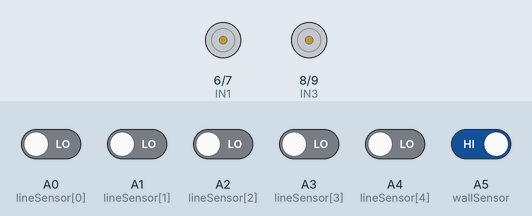
A sketch run on a simulated Arduino Uno, built with avr-gcc and run on an emulated ATmega328P. Parts: motor-driver pin pairs drawn as motors (green arrow = first pin HIGH = forward, orange = second pin HIGH = backward, longer = more drive, scaled by the enable pin). The test bench sets the inputs (shaded band); at power-on: A5 (wallSensor) HIGH, A0 (lineSensor[0]), A1 (lineSensor[1]), A2 (lineSensor[2]), A3 (lineSensor[3]), A4 (lineSensor[4]) LOW.

Above: at 1.2 s.
1.3 s: A0 (lineSensor[0]) driven HIGH
At 2.3 s:
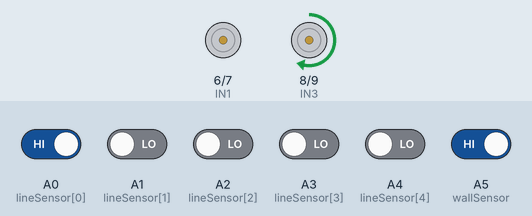
2.8 s: A2 (lineSensor[2]) driven HIGH
At 3.7 s:
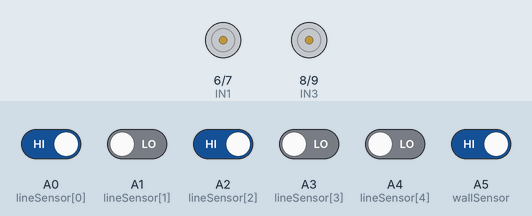
4.3 s: A0 (lineSensor[0]) driven LOW
At 5.0 s:
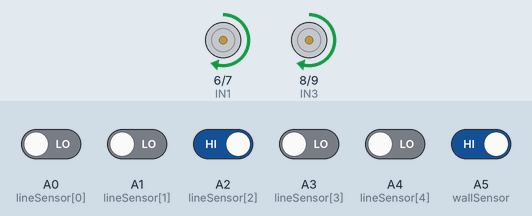
5.8 s: A1 (lineSensor[1]) driven HIGH
At 6.3 s:
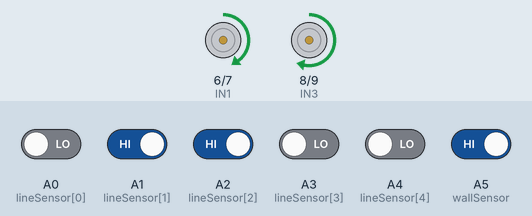
7.3 s: A3 (lineSensor[3]) driven HIGH
At 8.1 s:
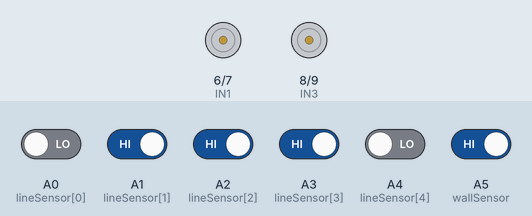
8.8 s: A1 (lineSensor[1]) driven LOW
At 9.4 s:
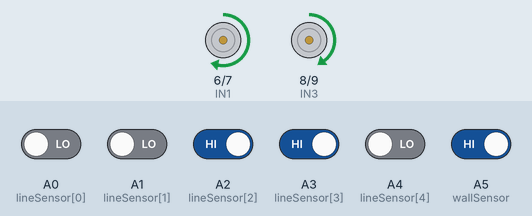
Timing chart, 0 to 11.3 s (numbered marks = the images above; inputs shaded):
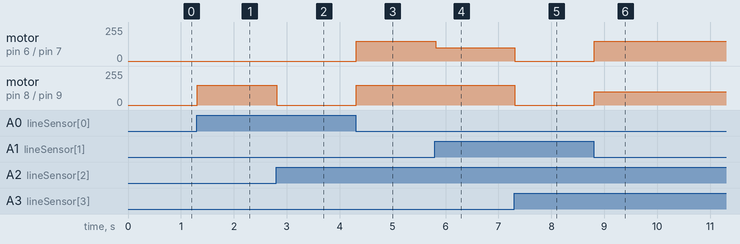

The sketch:

xe_do_line.ino
```cpp
// Khai báo chân motor
const int ENA = 5;
const int IN1 = 6;
const int IN2 = 7;
const int ENB = 10;
const int IN3 = 8;
const int IN4 = 9;

// 5 cảm biến line
const int lineSensor[5] = {A0, A1, A2, A3, A4};

// Cảm biến tường (LM393)
const int wallSensor = A5;

// Biến lưu giá trị cảm biến
int sensorValues[5];

void setup() {
  // Motor
  pinMode(ENA, OUTPUT);
  pinMode(IN1, OUTPUT);
  pinMode(IN2, OUTPUT);
  pinMode(ENB, OUTPUT);
  pinMode(IN3, OUTPUT);
  pinMode(IN4, OUTPUT);

  // Cảm biến line
  for (int i = 0; i < 5; i++) {
    pinMode(lineSensor[i], INPUT);
  }

  // Cảm biến tường
  pinMode(wallSensor, INPUT);

  Serial.begin(9600);
}

void loop() {
  // Đọc cảm biến line
  for (int i = 0; i < 5; i++) {
    sensorValues[i] = digitalRead(lineSensor[i]);
  }

  // Ghép bit thành pattern
  int pattern = 0;
  for (int i = 0; i < 5; i++) {
    pattern |= (sensorValues[i] << (4 - i));
  }

  // Xử lý theo pattern
  switch (pattern) {
    case 0b00100: forward(); break;
    case 0b01100:
    case 0b01000: curveLeft(); break;
    case 0b11000:
    case 0b10000: sharpLeft(); break;
    case 0b00010:
    case 0b00110: curveRight(); break;
    case 0b00011:
    case 0b00001: sharpRight(); break;
    case 0b11111: crossIntersection(); break;
    default: stopMotors(); break;
  }

  // Xử lý khi gần tường
  int wall = digitalRead(wallSensor);
  if (wall == 0) {
    stopMotors(); // hoặc xử lý leo tường
  }

  delay(20); // delay nhỏ giúp ổn định
}

// Hàm điều khiển motor

void forward() {
  analogWrite(ENA, 150);
  analogWrite(ENB, 150);
  digitalWrite(IN1, HIGH); digitalWrite(IN2, LOW);
  digitalWrite(IN3, HIGH); digitalWrite(IN4, LOW);
}

void curveLeft() {
  analogWrite(ENA, 100);
  analogWrite(ENB, 150);
  digitalWrite(IN1, HIGH); digitalWrite(IN2, LOW);
  digitalWrite(IN3, HIGH); digitalWrite(IN4, LOW);
}

void curveRight() {
  analogWrite(ENA, 150);
  analogWrite(ENB, 100);
  digitalWrite(IN1, HIGH); digitalWrite(IN2, LOW);
  digitalWrite(IN3, HIGH); digitalWrite(IN4, LOW);
}

void sharpLeft() {
  analogWrite(ENA, 0);
  analogWrite(ENB, 150);
  digitalWrite(IN1, LOW); digitalWrite(IN2, LOW);
  digitalWrite(IN3, HIGH); digitalWrite(IN4, LOW);
}

void sharpRight() {
  analogWrite(ENA, 150);
  analogWrite(ENB, 0);
  digitalWrite(IN1, HIGH); digitalWrite(IN2, LOW);
  digitalWrite(IN3, LOW); digitalWrite(IN4, LOW);
}

void crossIntersection() {
  forward(); // Hoặc thêm chức năng lựa chọn rẽ tại đây
}

void stopMotors() {
  digitalWrite(IN1, LOW); digitalWrite(IN2, LOW);
  digitalWrite(IN3, LOW); digitalWrite(IN4, LOW);
}
```

Measured:
- after the input at 1.3 s, motor on pin 8 (IN3) / pin 9 (IN4): stopped → forward 150/255 at once
- after the input at 2.8 s, motor on pin 8 (IN3) / pin 9 (IN4): forward 150/255 → stopped at once
- after the input at 4.3 s, motor on pin 6 (IN1) / pin 7 (IN2), motor on pin 8 (IN3) / pin 9 (IN4): stopped → forward 150/255 at once
- after the input at 5.8 s, motor on pin 6 (IN1) / pin 7 (IN2): forward 150/255 → forward 100/255 at once
- after the input at 7.3 s, motor on pin 6 (IN1) / pin 7 (IN2): forward 100/255 → stopped at once; motor on pin 8 (IN3) / pin 9 (IN4): forward 150/255 → stopped at once
- after the input at 8.8 s, motor on pin 6 (IN1) / pin 7 (IN2): stopped → forward 150/255 at once; motor on pin 8 (IN3) / pin 9 (IN4): stopped → forward 100/255 at once
